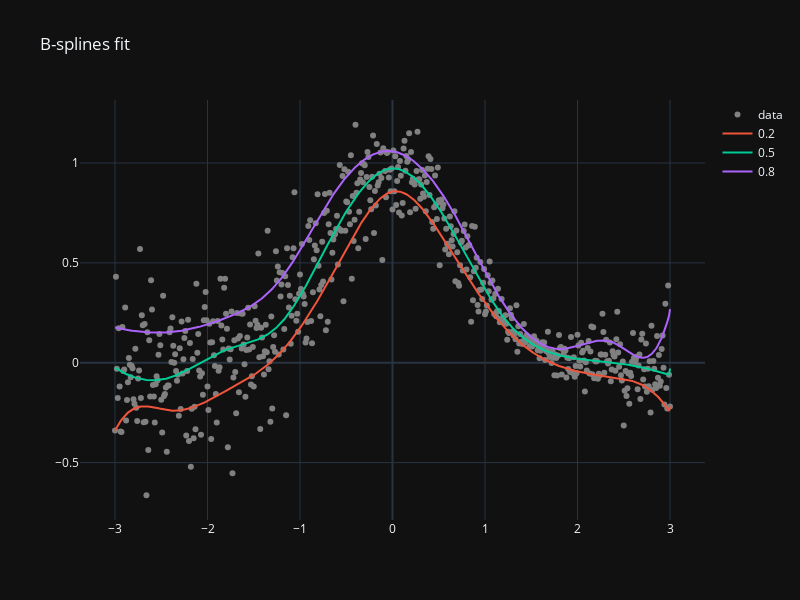

This figure's notebook cell:
### Markdown cell above
Show the obtained plot:

### Code cell
obj.take_value().show()

### Figure 1 — Plotly figure (JSON) as saved in the notebook; plotly's stock layout.template omitted (floating-point values rounded to 4 significant figures; data arrays with more than 128 entries replaced by an {"elided": "..."} marker saying what was removed)
{"data": [{"marker": {"color": "grey"}, "mode": "markers", "name": "data", "type": "scatter", "x": {"elided": "601 float values"}, "y": {"elided": "601 float values"}}, {"mode": "lines", "name": "0.2", "type": "scatter", "x": {"elided": "601 float values"}, "y": {"elided": "601 float values"}}, {"mode": "lines", "name": "0.5", "type": "scatter", "x": {"elided": "601 float values"}, "y": {"elided": "601 float values"}}, {"mode": "lines", "name": "0.8", "type": "scatter", "x": {"elided": "601 float values"}, "y": {"elided": "601 float values"}}], "layout": {"height": 600, "title": {"text": "B-splines fit"}, "width": 800}}
